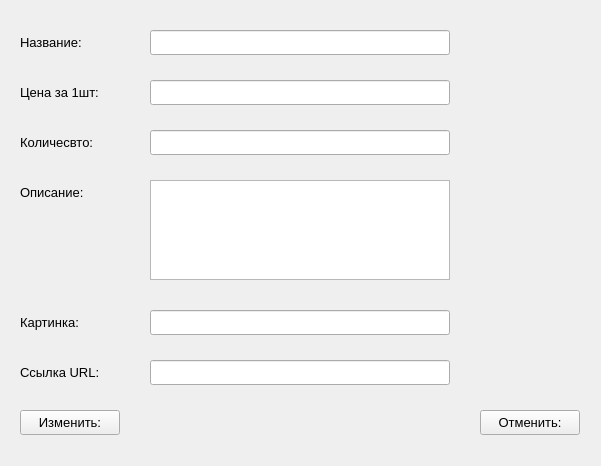
<?xml version="1.0" encoding="UTF-8"?>
<ui version="4.0">
 <class>Form</class>
 <widget class="QWidget" name="Form">
  <property name="geometry">
   <rect>
    <x>0</x>
    <y>0</y>
    <width>601</width>
    <height>466</height>
   </rect>
  </property>
  <property name="windowTitle">
   <string>Form</string>
  </property>
  <widget class="QLabel" name="label_2">
   <property name="geometry">
    <rect>
     <x>20</x>
     <y>80</y>
     <width>110</width>
     <height>25</height>
    </rect>
   </property>
   <property name="font">
    <font>
     <pointsize>10</pointsize>
    </font>
   </property>
   <property name="text">
    <string>Цена за 1шт:</string>
   </property>
  </widget>
  <widget class="QLabel" name="label_6">
   <property name="geometry">
    <rect>
     <x>20</x>
     <y>360</y>
     <width>110</width>
     <height>25</height>
    </rect>
   </property>
   <property name="font">
    <font>
     <pointsize>10</pointsize>
    </font>
   </property>
   <property name="text">
    <string>Ссылка URL:</string>
   </property>
  </widget>
  <widget class="QLineEdit" name="lineEdit_2">
   <property name="geometry">
    <rect>
     <x>150</x>
     <y>80</y>
     <width>300</width>
     <height>25</height>
    </rect>
   </property>
  </widget>
  <widget class="QLineEdit" name="lineEdit">
   <property name="geometry">
    <rect>
     <x>150</x>
     <y>30</y>
     <width>300</width>
     <height>25</height>
    </rect>
   </property>
  </widget>
  <widget class="QPushButton" name="pushButton">
   <property name="geometry">
    <rect>
     <x>20</x>
     <y>410</y>
     <width>100</width>
     <height>25</height>
    </rect>
   </property>
   <property name="font">
    <font>
     <pointsize>10</pointsize>
    </font>
   </property>
   <property name="text">
    <string>Изменить:</string>
   </property>
  </widget>
  <widget class="QLabel" name="label_4">
   <property name="geometry">
    <rect>
     <x>20</x>
     <y>180</y>
     <width>110</width>
     <height>25</height>
    </rect>
   </property>
   <property name="font">
    <font>
     <pointsize>10</pointsize>
    </font>
   </property>
   <property name="text">
    <string>Описание:</string>
   </property>
  </widget>
  <widget class="QLabel" name="label_3">
   <property name="geometry">
    <rect>
     <x>20</x>
     <y>130</y>
     <width>110</width>
     <height>25</height>
    </rect>
   </property>
   <property name="font">
    <font>
     <pointsize>10</pointsize>
    </font>
   </property>
   <property name="text">
    <string>Количесвто:</string>
   </property>
  </widget>
  <widget class="QLabel" name="label_5">
   <property name="geometry">
    <rect>
     <x>20</x>
     <y>310</y>
     <width>110</width>
     <height>25</height>
    </rect>
   </property>
   <property name="font">
    <font>
     <pointsize>10</pointsize>
    </font>
   </property>
   <property name="text">
    <string>Картинка:</string>
   </property>
  </widget>
  <widget class="QLineEdit" name="lineEdit_4">
   <property name="geometry">
    <rect>
     <x>150</x>
     <y>310</y>
     <width>300</width>
     <height>25</height>
    </rect>
   </property>
  </widget>
  <widget class="QPushButton" name="close_form">
   <property name="geometry">
    <rect>
     <x>480</x>
     <y>410</y>
     <width>100</width>
     <height>25</height>
    </rect>
   </property>
   <property name="font">
    <font>
     <pointsize>10</pointsize>
    </font>
   </property>
   <property name="text">
    <string>Отменить:</string>
   </property>
  </widget>
  <widget class="QTextEdit" name="textEdit">
   <property name="geometry">
    <rect>
     <x>150</x>
     <y>180</y>
     <width>300</width>
     <height>100</height>
    </rect>
   </property>
  </widget>
  <widget class="QLineEdit" name="lineEdit_3">
   <property name="geometry">
    <rect>
     <x>150</x>
     <y>130</y>
     <width>300</width>
     <height>25</height>
    </rect>
   </property>
  </widget>
  <widget class="QLabel" name="label">
   <property name="geometry">
    <rect>
     <x>20</x>
     <y>30</y>
     <width>110</width>
     <height>25</height>
    </rect>
   </property>
   <property name="font">
    <font>
     <pointsize>10</pointsize>
    </font>
   </property>
   <property name="text">
    <string>Название:</string>
   </property>
  </widget>
  <widget class="QLineEdit" name="lineEdit_5">
   <property name="geometry">
    <rect>
     <x>150</x>
     <y>360</y>
     <width>300</width>
     <height>25</height>
    </rect>
   </property>
  </widget>
 </widget>
 <resources/>
 <connections/>
</ui>
